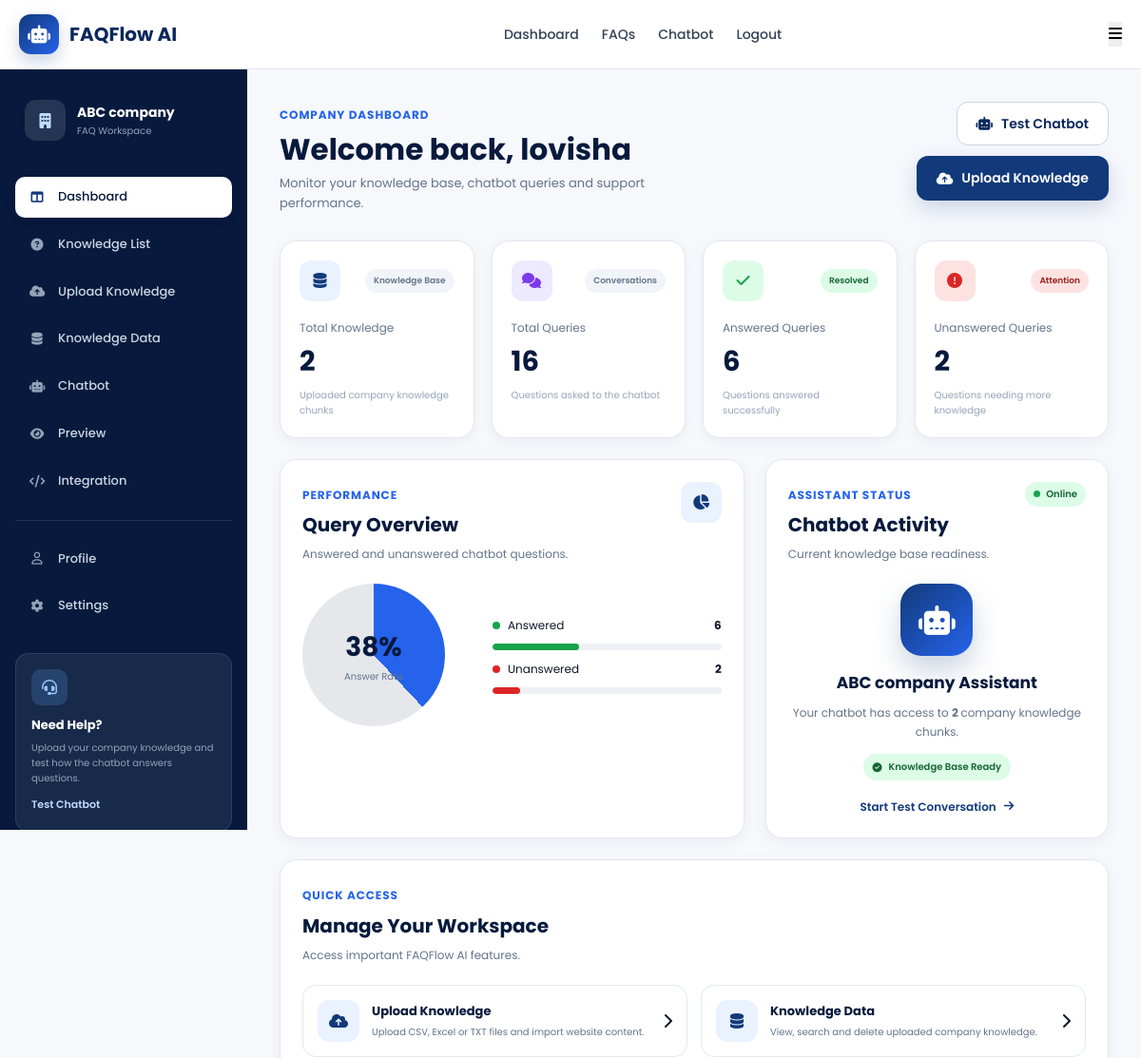
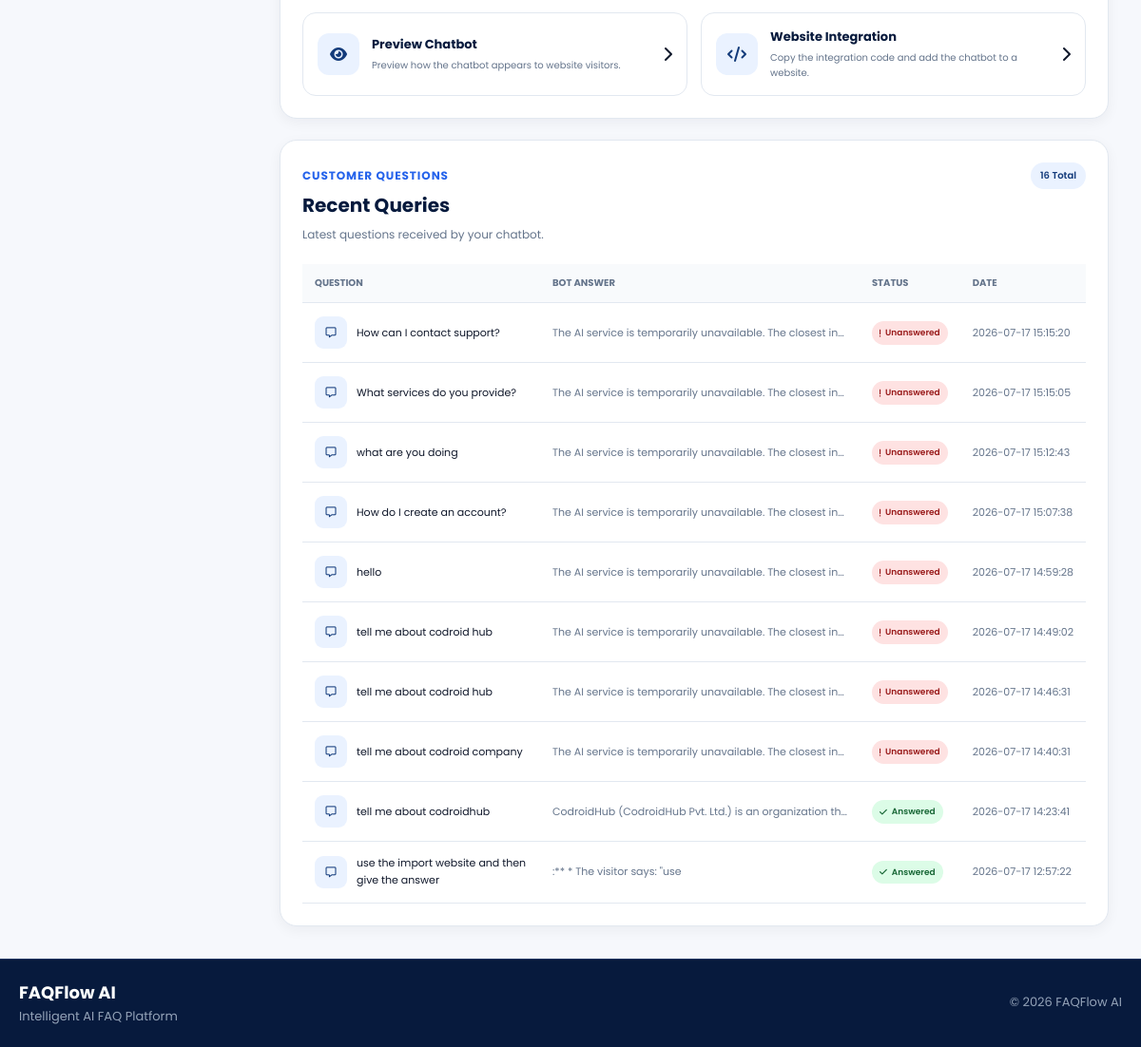
The page /dashboard (signed in) on the database as committed earlier (2 pictures, top to bottom).
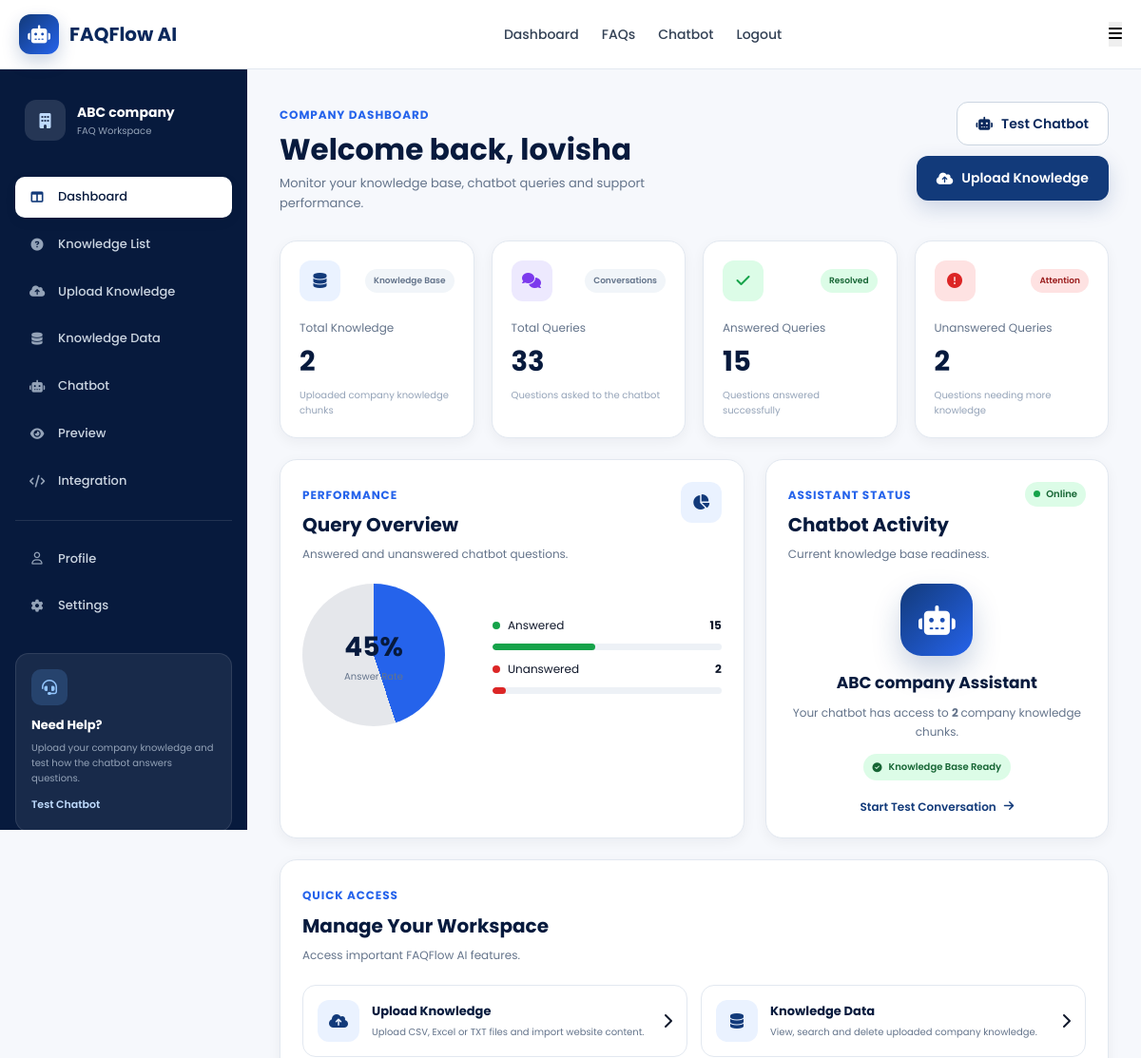
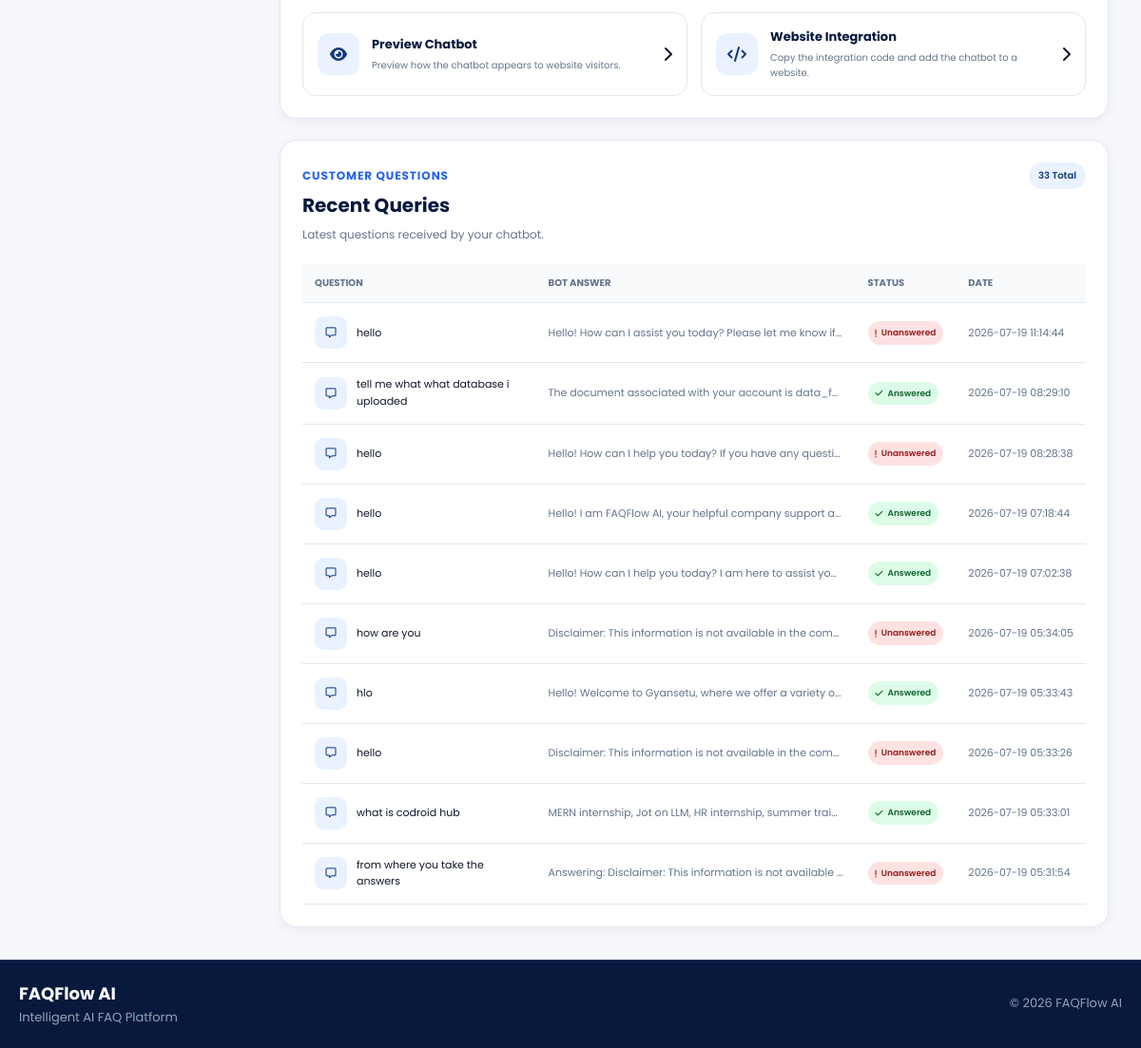
The same page on the database as committed later (2 pictures, top to bottom).
### tables this page shows
CREATE TABLE queries (

            id INTEGER PRIMARY KEY AUTOINCREMENT,

            company_id INTEGER,

            user_question TEXT NOT NULL,

            bot_answer TEXT,

            status TEXT,

            created_at TIMESTAMP DEFAULT CURRENT_TIMESTAMP,

            FOREIGN KEY(company_id)
                REFERENCES companies(id)

        );

### routes/dashboard_routes.py (the view)
@dashboard_bp.route("/dashboard")
def dashboard():
    if not login_required():
        return redirect(url_for("auth.login"))
    company_id = session["company_id"]
    total_faqs = fetch_one(
        Config.DATABASE_PATH,
        """
        SELECT COUNT(*) AS total
        FROM faqs
        WHERE company_id=?
        """,
        (company_id,)
    )
    total_queries = fetch_one(
        Config.DATABASE_PATH,
        """
        SELECT COUNT(*) AS total
        FROM queries
        WHERE company_id=?
        """,
        (company_id,)
    )
    answered = fetch_one(
        Config.DATABASE_PATH,
        """
        SELECT COUNT(*) AS total
        FROM queries

        WHERE company_id=?
        AND status='answered'
        """,
        (company_id,)
    )
    unanswered = fetch_one(
        Config.DATABASE_PATH,
        """
        SELECT COUNT(*) AS total
        FROM queries

        WHERE company_id=?
        AND status='unanswered'
        """,
        (company_id,)
    )
    recent_queries = fetch_all(
        Config.DATABASE_PATH,
        """
        SELECT *

        FROM queries

        WHERE company_id=?

        ORDER BY id DESC

        LIMIT 10
        """,
        (company_id,)
    )
    return render_template(
        "dashboard/dashboard.html",
        total_faqs=total_faqs["total"],
        total_queries=total_queries["total"],
        answered_queries=answered["total"],
        unanswered_queries=unanswered["total"],
        recent_queries=recent_queries
    )

### routes/dashboard_routes.py (called while the page is built)
def login_required():
    if "user_id" not in session:
        return False
    return True

### services/database_service.py (called while the page is built)
def get_connection(database_path):
    connection = sqlite3.connect(database_path)
    connection.row_factory = sqlite3.Row
    return connection

def fetch_one(database_path, query, values=()):
    connection = get_connection(database_path)
    cursor = connection.cursor()
    cursor.execute(query, values)
    row = cursor.fetchone()
    connection.close()
    return row

def fetch_all(database_path, query, values=()):
    connection = get_connection(database_path)
    cursor = connection.cursor()
    cursor.execute(query, values)
    rows = cursor.fetchall()
    connection.close()
    return rows

### templates/dashboard/dashboard.html (shortened to what the changed rows need)
{% extends "base.html" %}
{% block content %}
<section class="dashboard-page">
    <div class="dashboard-layout">
        <main class="dashboard-main">
            <header class="dashboard-header">
                <div>
                    <h1>
                        Welcome back,
                        {{ session.get("user_name", "User") }}
                    </h1>
                </div>
            </header>
            <section class="dashboard-stats">
                <article class="dashboard-stat-card">
                    <div class="stat-card-content">
                        <h2>
                            {{ total_faqs | default(0) }}
                        </h2>
                    </div>
                </article>
                <article class="dashboard-stat-card">
                    <div class="stat-card-content">
                        <p>Total Queries</p>
                        <h2>
                            {{ total_queries | default(0) }}
                        </h2>
                        <span>
                            Questions asked to the chatbot
                        </span>
                    </div>
                </article>
                <article class="dashboard-stat-card">
                    <div class="stat-card-content">
                        <p>Answered Queries</p>
                        <h2>
                            {{ answered_queries | default(0) }}
                        </h2>
                        <span>
                            Questions answered successfully
                        </span>
                    </div>
                </article>
                <article class="dashboard-stat-card">
                    <div class="stat-card-content">
                        <h2>
                            {{ unanswered_queries | default(0) }}
                        </h2>
                    </div>
                </article>
            </section>
            <section class="dashboard-content-grid">
                <article class="dashboard-card analytics-card">
                    <div class="dashboard-card-header">
                        <div>
                            <h2>Query Overview</h2>
                        </div>
                    </div>
                    {% set query_total = total_queries | default(0) %}
                    {% set answered_total = answered_queries | default(0) %}
                    {% set unanswered_total = unanswered_queries | default(0) %}
                    {% if query_total > 0 %}
                    {% set answered_percentage =
                    ((answered_total / query_total) * 100)
                    | round
                    | int
                    %}
                    {% set unanswered_percentage =
                    ((unanswered_total / query_total) * 100)
                    | round
                    | int
                    %}
                    {% else %}
                    {% set answered_percentage = 0 %}
                    {% set unanswered_percentage = 0 %}
                    {% endif %}
                    <div class="query-performance">
                        <div class="performance-circle" style="
                                background:
                                conic-gradient(
                                    #2563eb
                                    0%
                                    {{ answered_percentage }}%,
                                    #e5e7eb
                                    {{ answered_percentage }}%
                                    100%
                                );
                            ">
                            <div class="circle-content">
                                <strong>
                                    {{ answered_percentage }}%
                                </strong>
                                <span>Answer Rate</span>
                            </div>
                        </div>
                        <div class="performance-details">
                            <div class="performance-item">
                                <div>
                                    <span class="legend-dot answered-dot"></span>
                                    <p>Answered</p>
                                </div>
                                <strong>
                                    {{ answered_total }}
                                </strong>
                            </div>
                            <div class="performance-progress">
                                <div class="progress-bar answered-progress" style="
                                        width:
                                        {{ answered_percentage }}%;
                                    "></div>
                            </div>
                            <div class="performance-progress">
                                <div class="progress-bar unanswered-progress" style="
                                        width:
                                        {{ unanswered_percentage }}%;
                                    "></div>
                            </div>
                        </div>
                    </div>
                </article>
                <article class="dashboard-card chatbot-status-card">
                    <div class="dashboard-card-header">
                        <div>
                            <h2>Chatbot Activity</h2>
                        </div>
                    </div>
                </article>
            </section>
            <section class="dashboard-card quick-actions-section">
                <div class="dashboard-card-header">
                    <div>
                        <h2>Manage Your Workspace</h2>
                    </div>
                </div>
            </section>
            <section class="dashboard-card recent-queries-section">
                <div class="dashboard-card-header recent-header">
                    <div>
                        <span class="card-label">
                        </span>
                        <h2>Recent Queries</h2>
                        <p>
                        </p>
                    </div>
                    <span class="query-count">
                        {{ total_queries | default(0) }} Total
                    </span>
                </div>
                {% if recent_queries %}
                <div class="query-table-wrapper">
                    <table class="query-table">
                        <thead>
                            <tr>
                                <th>Question</th>
                                <th>Bot Answer</th>
                                <th>Status</th>
                                <th>Date</th>
                            </tr>
                        </thead>
                        <tbody>
                            {% for query in recent_queries %}
                            <tr>
                                <td>
                                    <div class="query-question">
                                        <div class="query-icon">
                                            <i class="fa-regular
                                                        fa-message"></i>
                                        </div>
                                        <span>
                                            {{
                                            query[
                                            "user_question"
                                            ]
                                            }}
                                        </span>
                                    </div>
                                </td>
                                <td>
                                    <p class="query-answer">
                                        {{
                                        query[
                                        "bot_answer"
                                        ]
                                        }}
                                    </p>
                                </td>
                                <td>
                                    {% if
                                    query["status"]
                                    == "answered"
                                    %}
                                    <span class="
                                                        query-status
                                                        answered-status
                                                    ">
                                        <i class="
                                                            fa-solid
                                                            fa-check
                                                        "></i>
                                        Answered
                                    </span>
                                    {% else %}
                                    <span class="
                                                        query-status
                                                        unanswered-status
                                                    ">
                                        Unanswered
                                    </span>
                                    {% endif %}
                                </td>
                                <td>
                                    <span class="query-date">
                                        {{
                                        query[
                                        "created_at"
                                        ]
                                        }}
                                    </span>
                                </td>
                            </tr>
                            {% endfor %}
                        </tbody>
                    </table>
                </div>
                {% endif %}
            </section>
        </main>
    </div>
</section>
{% endblock %}

Rows that differ between the two databases and show on the page:
no longer on this page (row unchanged): queries: user_question "How can I contact support?", bot_answer "The AI service is temporarily unavailable. The closest in…", shows "Unanswered", created_at "2026-07-17 15:15:20"
no longer on this page (row unchanged): queries: user_question "What services do you provide?", bot_answer "The AI service is temporarily unavailable. The closest in…", shows "Unanswered", created_at "2026-07-17 15:15:05"
no longer on this page (row unchanged): queries: user_question "what are you doing", bot_answer "The AI service is temporarily unavailable. The closest in…", shows "Unanswered", created_at "2026-07-17 15:12:43"
no longer on this page (row unchanged): queries: user_question "How do I create an account?", bot_answer "The AI service is temporarily unavailable. The closest in…", shows "Unanswered", created_at "2026-07-17 15:07:38"
no longer on this page (row unchanged): queries: user_question "hello", bot_answer "The AI service is temporarily unavailable. The closest in…", shows "Unanswered", created_at "2026-07-17 14:59:28"
no longer on this page (row unchanged): queries: user_question "tell me about codroid hub", bot_answer "The AI service is temporarily unavailable. The closest in…", shows "Unanswered", created_at "2026-07-17 14:49:02"
no longer on this page (row unchanged): queries: user_question "tell me about codroid hub", bot_answer "The AI service is temporarily unavailable. The closest in…", shows "Unanswered", created_at "2026-07-17 14:46:31"
no longer on this page (row unchanged): queries: user_question "tell me about codroid company", bot_answer "The AI service is temporarily unavailable. The closest in…", shows "Unanswered", created_at "2026-07-17 14:40:31"
no longer on this page (row unchanged): queries: user_question "tell me about codroidhub", bot_answer "CodroidHub (CodroidHub Pvt. Ltd.) is an organization th…", status "answered" (drawn), created_at "2026-07-17 14:23:41"
no longer on this page (row unchanged): queries: user_question "use the import website and then give the answer", bot_answer ":** * The visitor says: \"use", status "answered" (drawn), created_at "2026-07-17 12:57:22"
added queries: user_question "hello", bot_answer "Hello! How can I assist you today? Please let me know if…", shows "Unanswered", created_at "2026-07-19 11:14:44"
added queries: user_question "tell me what what database i uploaded", bot_answer "The document associated with your account is data_f…", status "answered" (drawn), created_at "2026-07-19 08:29:10"
added queries: user_question "hello", bot_answer "Hello! How can I help you today? If you have any questi…", shows "Unanswered", created_at "2026-07-19 08:28:38"
added queries: user_question "hello", bot_answer "Hello! I am FAQFlow AI, your helpful company support a…", status "answered" (drawn), created_at "2026-07-19 07:18:44"
added queries: user_question "hello", bot_answer "Hello! How can I help you today? I am here to assist yo…", status "answered" (drawn), created_at "2026-07-19 07:02:38"
added queries: user_question "how are you", bot_answer "Disclaimer: This information is not available in the com…", shows "Unanswered", created_at "2026-07-19 05:34:05"
added queries: user_question "hlo", bot_answer "Hello! Welcome to Gyansetu, where we offer a variety o…", status "answered" (drawn), created_at "2026-07-19 05:33:43"
added queries: user_question "hello", bot_answer "Disclaimer: This information is not available in the com…", shows "Unanswered", created_at "2026-07-19 05:33:26"
added queries: user_question "what is codroid hub", bot_answer "MERN internship, Jot on LLM, HR internship, summer trai…", status "answered" (drawn), created_at "2026-07-19 05:33:01"
added queries: user_question "from where you take the answers", bot_answer "Answering: Disclaimer: This information is not available…", shows "Unanswered", created_at "2026-07-19 05:31:54"
Other text that changed with them:
{{ total_queries | default(0) }}: "16" → "33"
{{ answered_queries | default(0) }}: "6" → "15"
{{ answered_percentage }}: "38" → "45"
{{ answered_total }}: "6" → "15"
{{ answered_percentage }}: 38 → 45 (drawn)
{{ unanswered_percentage }}: 12 → 6 (drawn)
